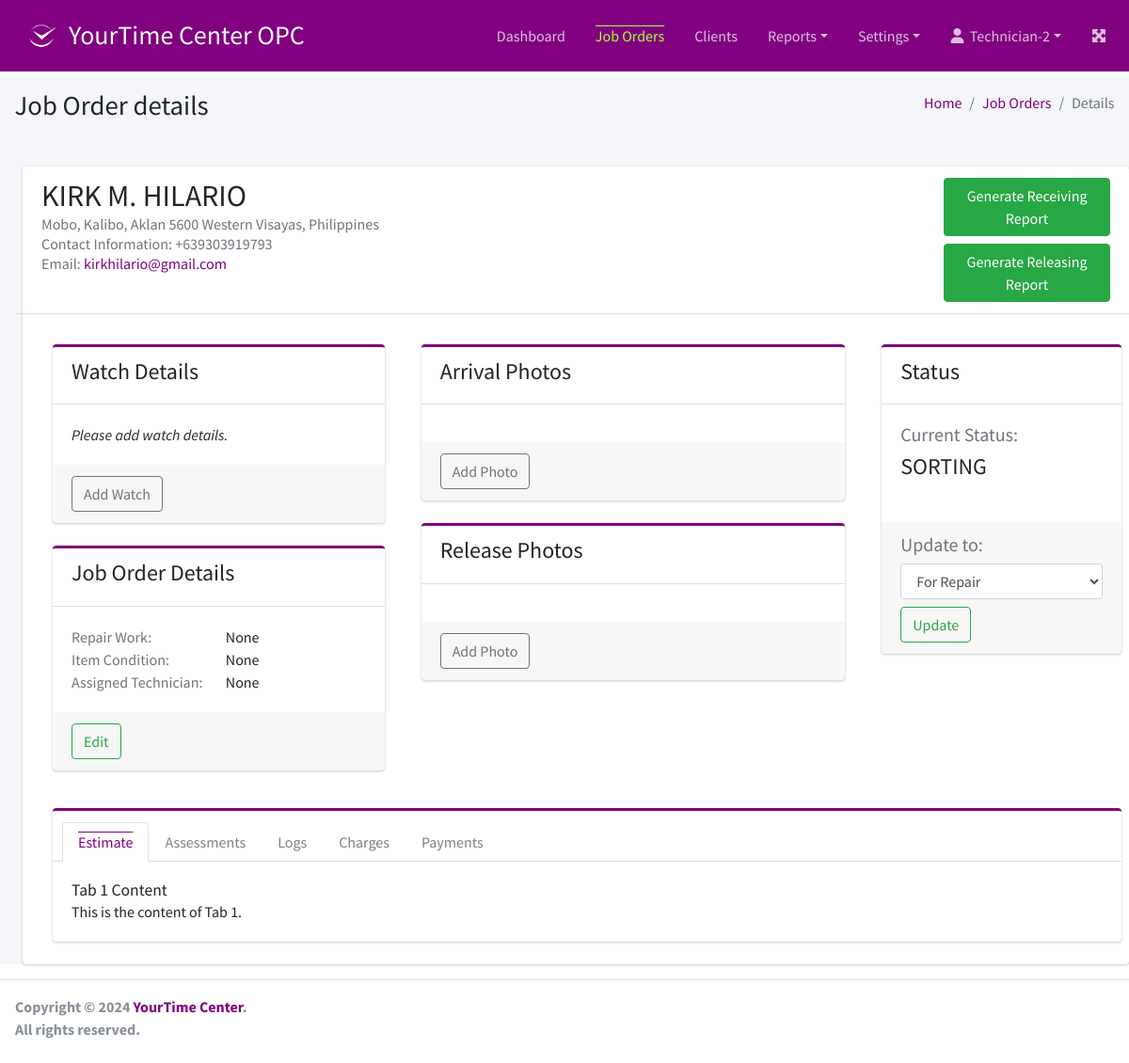
The app's page /joborder/1/detail (signed in) with its own data.
### joborder/models.py (models this page shows)
class JobOrder(models.Model):
    client = models.ForeignKey(
        Client,
        verbose_name=_("Client"),
        related_name="client_jo",
        on_delete=models.CASCADE
    )
    watch = models.ForeignKey(
        Watch,
        verbose_name=_("Watch"),
        related_name="watch_jo",
        on_delete=models.CASCADE,
        null=True, blank=True
    )
    repair_work = models.ForeignKey(
        RepairWork,
        verbose_name=_("Repair Work"),
        related_name="repair_work_jo",
        on_delete=models.CASCADE,
        null=True, blank=True
    )
    item_condition = models.ForeignKey(
        ItemCondition,
        verbose_name=_("Item Condition"),
        related_name="item_condition_jo",
        on_delete=models.CASCADE,
        null=True, blank=True
    )
    assigned_technician = models.ForeignKey(
        Employee,
        verbose_name=_("Assigned Technician"),
        related_name="assigned_technician_jo",
        on_delete=models.CASCADE,
        null=True, blank=True
    )
    current_status = models.CharField(
        _("Current Status"),
        max_length=25,
        choices=JO_STATUS,
        default='SORTING'
    )
    total_charges = models.DecimalField(
        _("Total Charges"),
        max_digits=10,
        decimal_places=2,
        default=0,
        null=True, blank=True
    )
    total_paid = models.DecimalField(
        _("Total Paid"),
        max_digits=10,
        decimal_places=2,
        default=0,
        null=True, blank=True
    )
    balance = models.DecimalField(
        _("Balance"),
        max_digits=10,
        decimal_places=2,
        default=0,
        null=True, blank=True
    )

### client/models.py (models this page shows, shortened)
class Client(models.Model):
    name = models.CharField(
        _("Name"),
        max_length=254,
        null=False, blank=False
    )
    address = models.TextField()
    mob_num = models.CharField(
        _("Mobile Number"),
        max_length=100,
        null=False, blank=False)
    tel_num = models.CharField(
        _("Telephone Number"),
        max_length=100,
        null=True, blank=True)
    email = models.EmailField(
        _("Email Address"),
        max_length=254,
        null=True, blank=True)
    created_at = models.DateTimeField(auto_now_add=True)
    updated_at = models.DateTimeField(auto_now=True)
    is_active = models.BooleanField(default=True)
    def get_contact_info(self):
        contact = 'Contact Information: '
        if self.mob_num and self.tel_num:
            contact += f'{self.mob_num} | {self.tel_num}'
        elif self.mob_num:
            contact += f'{self.mob_num}'
        elif self.tel_num:
            contact += f'{self.tel_num}'
        return contact

### joborder/views.py (the view)
# urls.py: path('<int:pk>/detail', views.JobOrderDetailView.as_view(), name='jo_details'),
@method_decorator(login_required, name='dispatch')
class JobOrderDetailView(DetailView):
    model = JobOrder
    template_name = "joborder/jo_detail.html"
    context_object_name = 'joborder'

### templates/joborder/jo_detail.html (shortened to what this page needs)
{% extends '../base.html' %}
{% load static %}
{% load humanize %}
{% load form_tags %}
{% block page_title %}Job Order details{% endblock page_title %}
{% block breadcrumb %}
    <li class="breadcrumb-item"><a href="{% url 'dashboard' %}">Home</a></li>
    <li class="breadcrumb-item"><a href="{% url 'jo_list' %}">Job Orders</a></li>
    <li class="breadcrumb-item active">Details</li>
{% endblock breadcrumb %}
{% block main_content %}
    <div class="card mt-4 ml-4">
        <div class="card-header row">
            <div class="col-lg-10">
                <h2>{{ joborder.client.name }}</h2>
                <h6 class="card-subtitle mb-2 text-muted">{{ joborder.client.address }}</h6>
                <h6 class="card-subtitle mb-2 text-muted">{{ joborder.client.get_contact_info }}</h6>
                <h6 class="card-subtitle mb-2 text-muted">Email: <a href="mailto:{{ joborder.client.email }}">{{ joborder.client.email }}</a></h6>
            </div>
            <div class="col-lg-2">
                <button class="btn btn-block btn-success float-right">Generate Receiving Report</button>
                <button class="btn btn-block btn-success float-right">Generate Releasing Report</button>
            </div>
        </div>
        <div class="card-body p-2">
            <div class="row">
                <div class="col-lg-4">
                    <div class="card card-outline card-primary-color mt-4 ml-4">
                        <div class="card-header">
                            <h4>Watch Details</h4>
                        </div>
                        <div class="card-body">
                            {% if joborder.watch %}
                            <div class="row">
                                <div class="col-lg-3 col-sm-6">
                                    <p class="card-text text-muted">Article:</p>
                                </div>
                                <div class="col-lg-3 col-sm-6">
                                    <p class="card-text">{{ joborder.watch.article }}</p>
                                </div>
                            </div>
                            {% else %}
                            <i>Please add watch details.</i>
                            {% endif %}
                        </div>
                        <div class="card-footer">
                            {% if joborder.watch %}
                                <a href="#" class="btn btn-warning card-link">Edit</a>
                            {% else %}
                                <a href="#" class="btn btn-outline-secondary card-link">Add Watch</a>
                            {% endif %}
                        </div>
                    </div>
                    <div class="card card-outline card-primary-color mt-4 ml-4">
                        <div class="card-header">
                            <h4>Job Order Details</h4>
                        </div>
                        <div class="card-body">
                            <div class="row">
                                <div class="col-lg-6">
                                    <p class="card-text text-muted">Repair Work:</p>
                                </div>
                                <div class="col-lg-6">
                                    <p class="card-text">{{ joborder.repair_work }}</p>
                                </div>
                            </div>
                            <div class="row">
                                <div class="col-lg-6">
                                    <p class="card-text text-muted">Item Condition:</p>
                                </div>
                                <div class="col-lg-6">
                                    <p class="card-text">{{ joborder.item_condition }}</p>
                                </div>
                            </div>
                            <div class="row">
                                <div class="col-lg-6">
                                    <p class="card-text text-muted">Assigned Technician:</p>
                                </div>
                                <div class="col-lg-6">
                                    <p class="card-text">{{ joborder.assigned_technician }}</p>
                                </div>
                            </div>
                        </div>
                        <div class="card-footer">
                            <a href="#" class="btn btn-outline-success card-link">Edit</a>
                        </div>
                    </div>
                </div>
                <div class="col-lg-5">
                    <div class="card card-outline card-primary-color mt-4 ml-4">
                        <div class="card-header">
                            <h4>Arrival Photos</h4>
                        </div>
                        <div class="card-body">
                        </div>
                        <div class="card-footer">
                            <a href="#" class="btn  btn-outline-secondary card-link">Add Photo</a>
                        </div>
                    </div>
                    <div class="card card-outline card-primary-color mt-4 ml-4">
                        <div class="card-header">
                            <h4>Release Photos</h4>
                        </div>
                        <div class="card-body">
                        </div>
                        <div class="card-footer">
                            <a href="#" class="btn  btn-outline-secondary card-link">Add Photo</a>
                        </div>
                    </div>
                </div>
                <div class="col-lg-3">
                    <div class="card card-outline card-primary-color mt-4 ml-4">
                        <div class="card-header">
                            <h4>Status</h4>
                        </div>
                        <div class="card-body">
                            <div class="mb-4">
                                <h5 class="text-muted">Current Status:</h5>
                                <h4>{{ joborder.current_status }}</h3>
                            </div>
                        </div>
                        <div class="card-footer">
                            <div>
                                <h5 class="text-muted">Update to:</h5>
                                <form id="update-status-form" method="POST">
                                    <select name="status" class="form-control">
                                        <option value="1">For Repair</option>
                                    </select>
                                    <button type="submit" class="btn btn-outline-success mt-2">Update</button>
                                </form>
                            </div>
                        </div>
                    </div>
                </div>
            </div>
            <div class="card card-outline card-primary-color mt-4 ml-4">
                <div class="card-header">
                    <ul class="nav nav-tabs card-header-tabs" id="myTab" role="tablist">
                        <li class="nav-item">
                            <a class="nav-link active" id="tab1-tab" data-toggle="tab" href="#tab1" role="tab" aria-controls="tab1" aria-selected="true">Estimate</a>
                        </li>
                        <li class="nav-item">
                            <a class="nav-link" id="tab2-tab" data-toggle="tab" href="#tab2" role="tab" aria-controls="tab2" aria-selected="false">Assessments</a>
                        </li>
                        <li class="nav-item">
                            <a class="nav-link" id="tab3-tab" data-toggle="tab" href="#tab3" role="tab" aria-controls="tab3" aria-selected="false">Logs</a>
                        </li>
                        <li class="nav-item">
                            <a class="nav-link" id="tab4-tab" data-toggle="tab" href="#tab4" role="tab" aria-controls="tab4" aria-selected="false">Charges</a>
                        </li>
                        <li class="nav-item">
                            <a class="nav-link" id="tab5-tab" data-toggle="tab" href="#tab5" role="tab" aria-controls="tab5" aria-selected="false">Payments</a>
                        </li>
                    </ul>
                </div>
                <div class="card-body">
                    <div class="tab-content" id="myTabContent">
                        <div class="tab-pane fade show active" id="tab1" role="tabpanel" aria-labelledby="tab1-tab">
                            <h5 class="card-title">Tab 1 Content</h5>
                            <p class="card-text">This is the content of Tab 1.</p>
                        </div>
                    </div>
                </div>
            </div>
        </div>
    </div>
{% endblock main_content %}

### templates/base.html (shortened to what this page needs)
{% load static %}
<!DOCTYPE html>
<html lang="en">
<head>
  <link rel="stylesheet" href="https://cdn.jsdelivr.net/npm/bootstrap@4.6.2/dist/css/bootstrap.min.css">
  <link rel="stylesheet" href="https://code.ionicframework.com/ionicons/2.0.1/css/ionicons.min.css">
  <link rel="stylesheet" href="{% static 'dist/css/adminlte.min.css' %}">
  <link rel="stylesheet" type="text/css" href="https://cdnjs.cloudflare.com/ajax/libs/toastr.js/latest/css/toastr.min.css">
  <link rel="stylesheet" href="https://cdn.datatables.net/1.13.7/css/dataTables.bootstrap4.min.css">
  <link rel="stylesheet" href="{% static 'css/style.css' %}">
</head>
<body class="hold-transition layout-top-nav">
<div class="wrapper">
  <nav class="main-header navbar navbar-expand-lg navbar-dark fixed-top bg-theme">
    <a href="{% url 'dashboard' %}" class="brand-link">
        <img src="{% static 'img/logo.png' %}" alt="Logo" class="brand-image my-auto logo">&nbsp;
        <span class="h3 text-light">YourTime Center OPC</span>
    </a>
    <div class="collapse navbar-collapse" id="navbarSupportedContent">
      <ul class="navbar-nav ml-auto">
        {% include 'includes/topmenu.html' %}
        <li class="nav-item">
          <a class="nav-link" data-widget="fullscreen" href="#" role="button"> <i class="fas fa-expand-arrows-alt"></i> </a>
        </li>
      </ul>
    </nav>
  </div>
  <div class="content-wrapper" style="margin-top: 80px;">
    <div class="content-header">
      <div class="container-fluid">
        <div class="row mb-2">
          <div class="col-sm-6">
            <h1 class="m-0">{% block page_title %}{% endblock page_title %}</h1>
          </div>
          <div class="col-sm-6">
            <ol class="breadcrumb float-sm-right">
              {% block breadcrumb %}
              {% endblock breadcrumb %}
            </ol>
          </div>
        </div>
      </div>
    </div>
    {% block main_content %}
    {% endblock main_content %}
  </div>
  <footer class="main-footer no-print pb-2">
    <div class="float-left">
      <strong>Copyright &copy; 2024 <a href="#">YourTime Center</a>.</strong><br>
      <strong>All rights reserved.</strong>
      <br>&nbsp;
    </div>
  </footer>
</body>
</html>

### templates/includes/topmenu.html (shortened to what this page needs)
        <li class="nav-item my-auto">
            <a href="{% url 'dashboard' %}" class="nav-link" id="menu_dashboard">Dashboard</a>
        </li>
        <li class="nav-item my-auto">
            <a href="{% url 'jo_list' %}" class="nav-link" id="menu-jo">Job Orders</a>
        </li>
        <li class="nav-item my-auto">
            <a href="{% url 'client_list' %}" class="nav-link" id="menu-clients">Clients</a>
        </li>
        <li class="nav-item dropdown my-auto" id="menu-reports">
            <a id="dropdownReports" href="#" data-toggle="dropdown" aria-haspopup="true" aria-expanded="false" class="nav-link dropdown-toggle">Reports</a>
        </li>
        <li class="nav-item dropdown my-auto" id="menu-settings">
            <a id="dropdownSettings" href="#" data-toggle="dropdown" aria-haspopup="true" aria-expanded="false" class="nav-link dropdown-toggle">Settings</a>
        </li>
        <li class="nav-item dropdown my-auto" id="menu-account">
            <a id="dropdownAccount" href="#" data-toggle="dropdown" aria-haspopup="true" aria-expanded="false" class="nav-link dropdown-toggle"><i class="fa fa-user" aria-hidden="true"></i>&nbsp;&nbsp;{{ request.user.username|title }}</a>
        </li>

### static/css/style.css (style rules this page uses)
body { --primary-color: #800080; --secondary-color: #ADFF2F; }
a { color: var(--primary-color); }
.logo { border-radius: 50%; height: 64px; width: 64px; }
.navbar { border-bottom: none !important; }
.bg-theme { background-color: var(--primary-color) !important; }
.nav-link.active { color: var(--secondary-color) !important; text-decoration: overline; background-color: var(--primary-color) !important; }
.card .nav-link { color: gray; }
.card .nav-link.active { background-color: transparent !important; color: var(--primary-color) !important; text-decoration: overline !important; }
.card.card-primary-color { border-top: 3px solid var(--primary-color); }

### records on screen
JobOrder: client.name "KIRK M. HILARIO", client.address "Mobo, Kalibo, Aklan 5600 Western Visayas, Philippines", client.get_contact_info "Contact Information: +639303919793", client.email "kirkhilario@gmail.com", repair_work "None", item_condition "None", assigned_technician "None", current_status "SORTING"

### other values on screen
{{ request.user.username|title }} "Technician-2"
